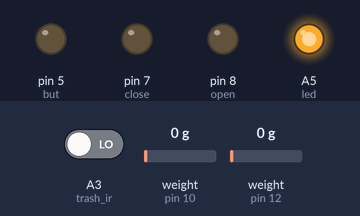
Simulated run of this sketch. Board: Arduino Uno, built with avr-gcc and run on an emulated ATmega328P. On the bench: output pins drawn as LEDs (lit = HIGH). Inputs (shaded band) come from the test bench; at power-on: A3 (trash_ir) LOW, weight on the scale (sensors on pin 10, pin 12) 0 g. What the sketch prints to the serial monitor is not drawn.

Above: at 5.2 s.
5.3 s: A3 (trash_ir) driven HIGH
At 7.6 s:
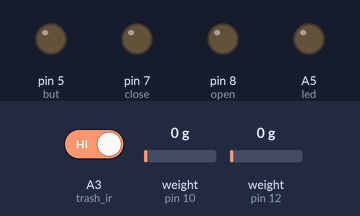
8.3 s: A3 (trash_ir) driven LOW
At 9.8 s:
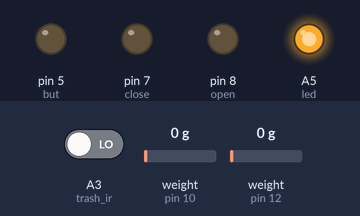
Timing chart, 0 to 11.3 s (numbered marks = the images above; inputs shaded):
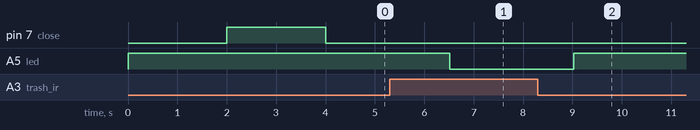

The sketch:

button_open.ino
```cpp
#include "HX711.h"

unsigned long start_time = 0;
bool timing = false;

const int trash_ir = A3;   // 垃圾紅外線
const int people_ir = A4;  // 人體紅外線
const int led = A5;        // 滿溢燈
const int but = 5;        // 垃圾桶按鈕
const int close = 7;      // 關垃圾桶
const int open = 8;       // 開垃圾桶
const int DT_Pin1 = 10;    // 秤重1 DT
const int SCK_Pin1 = 11;  // 秤重1 SCK
const int DT_Pin2 = 12;   // 秤重2 DT
const int SCK_Pin2 = 13;  // 秤重2 SCK
bool box_status = true;

const int scale_factor = 49;  // 校正參數
HX711 scale1;
HX711 scale2;

void setup() {
  Serial.begin(9600);
  pinMode(trash_ir, INPUT);
  pinMode(people_ir, INPUT);
  pinMode(led, OUTPUT);
  pinMode(open, OUTPUT);
  pinMode(close, OUTPUT);
  pinMode(but, OUTPUT);
  digitalWrite(led, HIGH);
  digitalWrite(but, LOW);

  Serial.println("Initializing the scale");
  scale1.begin(DT_Pin1, SCK_Pin1);
  scale2.begin(DT_Pin2, SCK_Pin2);
  // Serial.println("Before setting up the scale:");
  // Serial.println(scale1.get_units(5), 0);	//未設定校正參數前的數值
  // Serial.println(scale2.get_units(5), 0);	//未設定校正參數前的數值
  scale1.set_scale(scale_factor);          // 設定校正參數
  scale2.set_scale(scale_factor);
  scale1.tare();				                    // 歸零
  scale2.tare();
  // Serial.println("After setting up the scale:");
  // Serial.println(scale.get_units(5), 0);  //設定比例參數後的數值
  Serial.println("Readings:");            //在這個訊息之前都不要放東西在電子稱

  digitalWrite(open, LOW);
  digitalWrite(close, HIGH);
  delay(2000);
  digitalWrite(close, LOW);
}

void loop() {
  // 垃圾滿溢
  if(digitalRead(trash_ir) == HIGH) {
    digitalWrite(led, LOW);
  } else {
    digitalWrite(led, HIGH);
  } delay(10);

  if(digitalRead(but) == HIGH) {
    digitalWrite(open, HIGH);
    delay(3000);
    digitalWrite(open, LOW);
    box_status = true;

    while(box_status) {
      if(!timing) {
        timing = true;
        start_time = millis();
      }
      if(timing) {
        unsigned long current_time = millis();
        if(digitalRead(people_ir) == LOW) {  // 偵測有人
          start_time = current_time;
        }
        if(current_time - start_time >= 3000) {
          digitalWrite(close, HIGH);
          delay(2000);
          digitalWrite(close, LOW);
          box_status = false;
          timing = false;
        }
      }
    }
  }

  // 測量重量
  Serial.print("scale: ");
  Serial.println(scale1.get_units(10) + scale2.get_units(10), 0);
  scale1.power_down();			        // 進入睡眠模式
  scale2.power_down();
  delay(500);
  scale1.power_up();               // 結束睡眠模式
  scale2.power_up();
}
```

Measured:
- after the input at 5.3 s, A5 (led): HIGH → LOW after 1.2 s
- after the input at 8.3 s, A5 (led): LOW → HIGH after 0.72 s
